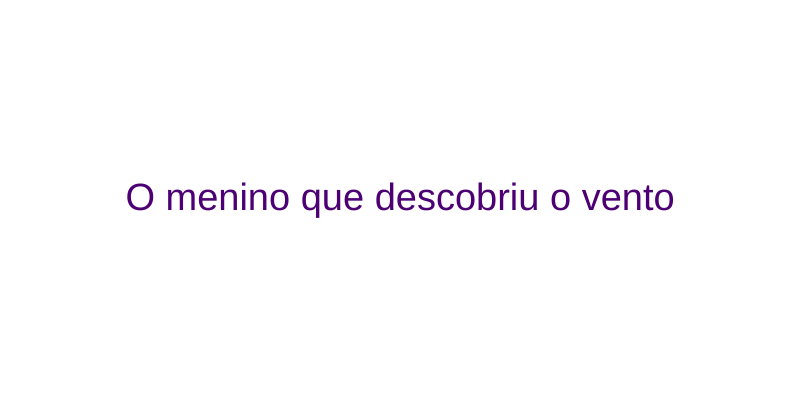
Frame 1 (no input)
Frame 60 (no input): identical to frame 1, image omitted
Frame 120 (the mouse pressed at the canvas centre since frame 60): identical to frame 1, image omitted

The p5.js sketch that drew this single still picture (run headless with seeded random() and noise() and a simulated clock; from frame 60 on, the mouse is pressed at the canvas centre):

// p5.js sketch
// ── sketch.js
let campoIdade;
let campoFantasia;
let campoAventura;

function setup() {
    createCanvas(800, 400);
    createElement("h2","Recomendador de Filmes");
    createSpan("Sua Idade:")
    campoIdade = createInput("15");
    campoFantasia = createCheckbox("Gosta de Fantasia ?");
    campoAventura = createCheckbox("Gosta de Aventura?");
}

function draw() {
    background("white");
    let idade = campoIdade.value();
    let gostaDeFantasia = campoFantasia.checked();
    let gostaDeAventura = campoAventura.checked();
    let recomendacao = geraRecomendacao(idade, gostaDeFantasia, gostaDeAventura);
    fill(color(76,0,115))
    textAlign(CENTER,CENTER);
    textSize(38);
    text(recomendacao, width / 2, height / 2);
}


function geraRecomendacao(idade, gostaDeFantasia, gostaDeAventura) {
  if (idade >= 10) {
    if (idade >= 14) {
      return "O menino que descobriu o vento";
    } else {
      if (idade >= 12) {
        if(gostaDeFantasia || gostaDeAventura) {
          return "Homem aranha: no aranhaverso";          
        } else{
         return "Ladrões de bicicleta";
        }
      } else {
        if (gostaDeFantasia) {
          return "As aventuras de pi";
        } else {
          return "Depois da chuva";
        }
      }
    }
  } else {
    if (gostaDeFantasia) {
      return "A viagem de chihiro";
    } else {
      return "O feitiço do tempo";
    }
  }
}
// ── style.css
html, body {
    margin: 30px;
    padding: 0;
    background-color: rgb(45,130,150);
  }
  canvas {
    display: block;
  }
  
